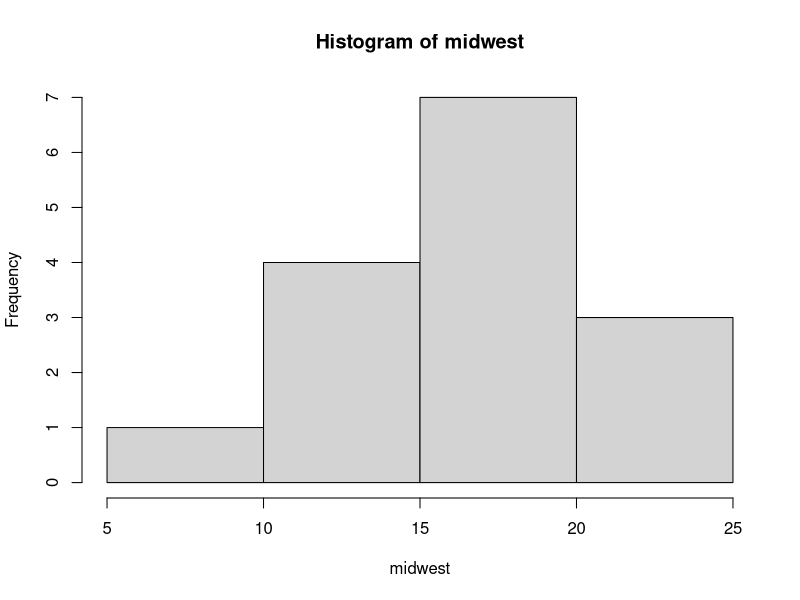
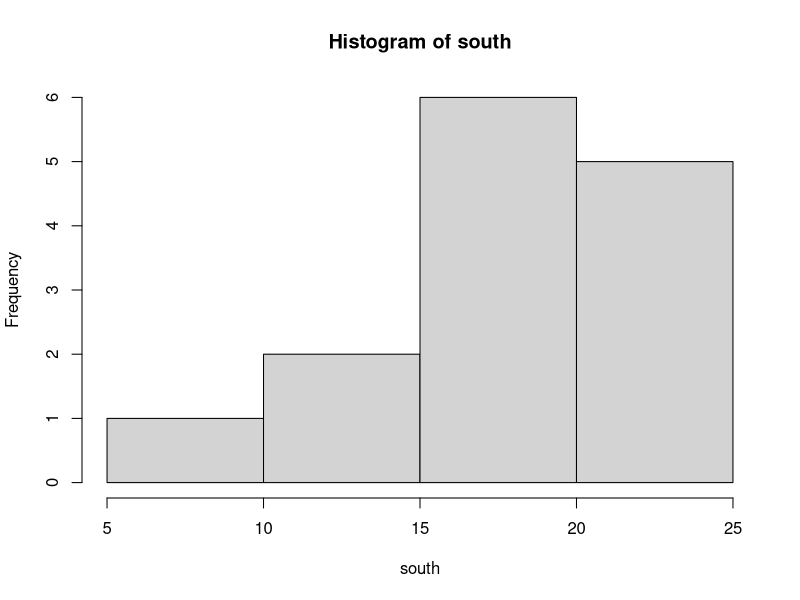
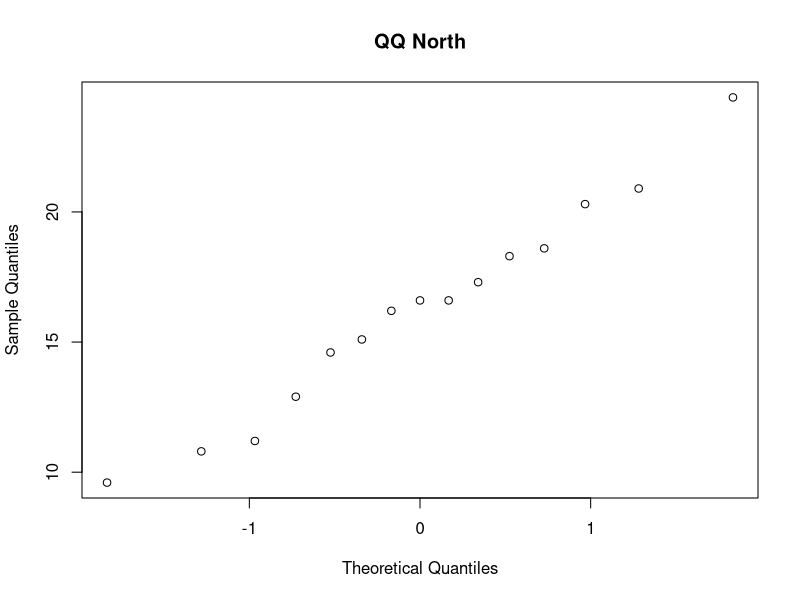
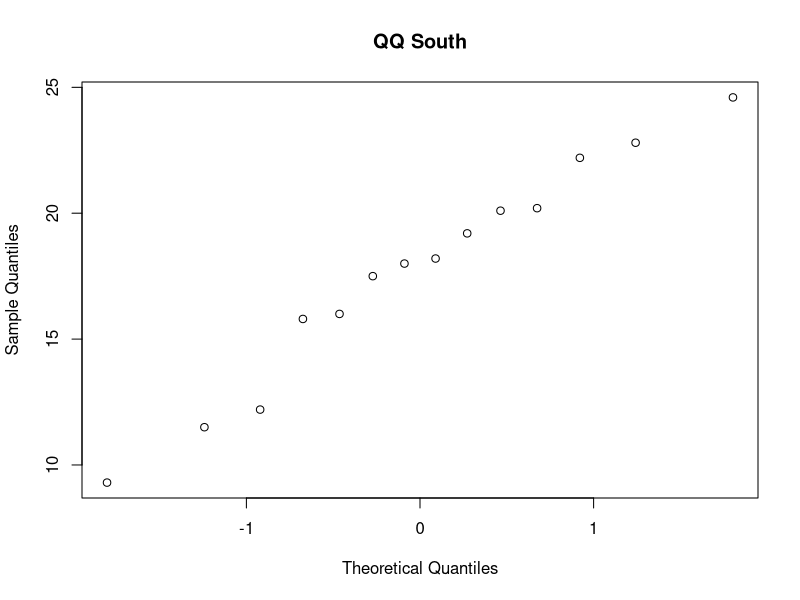
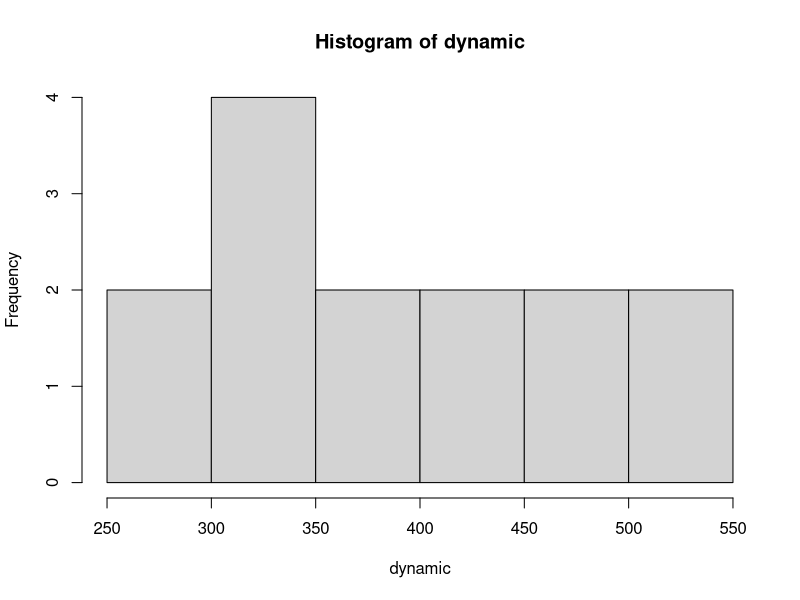
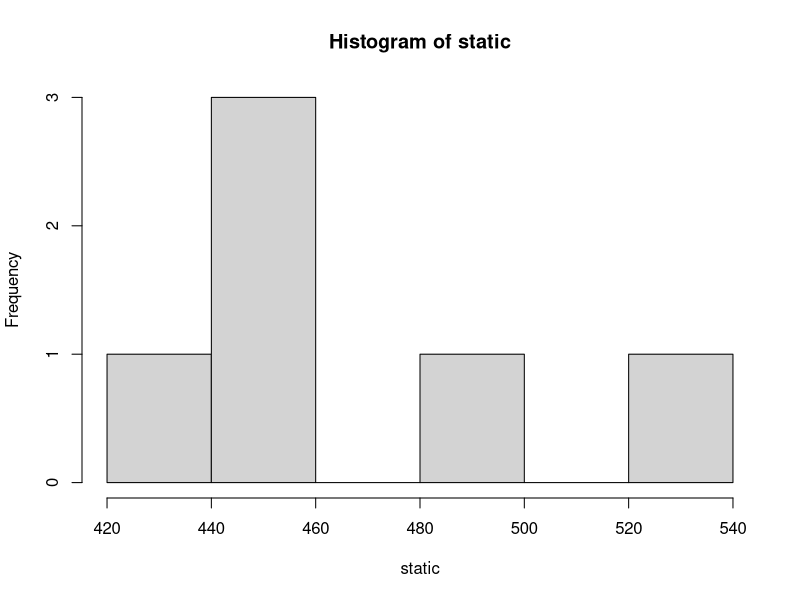
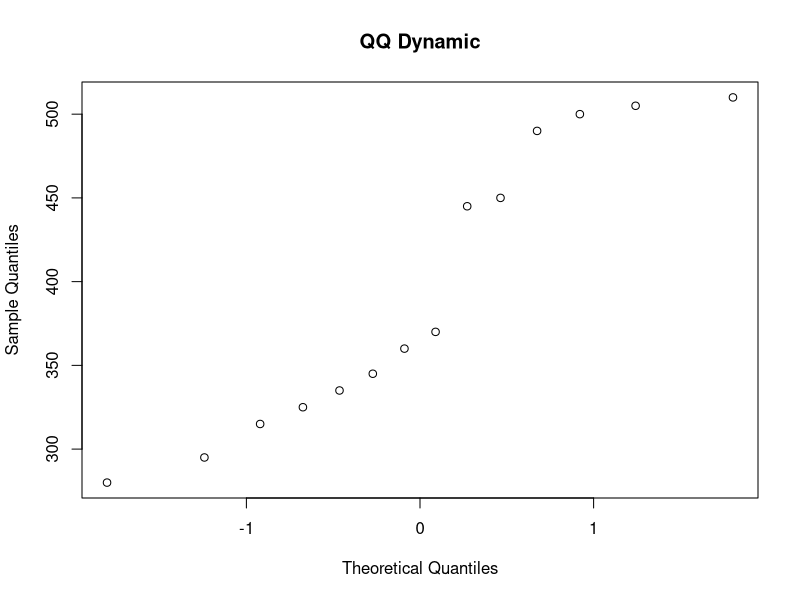
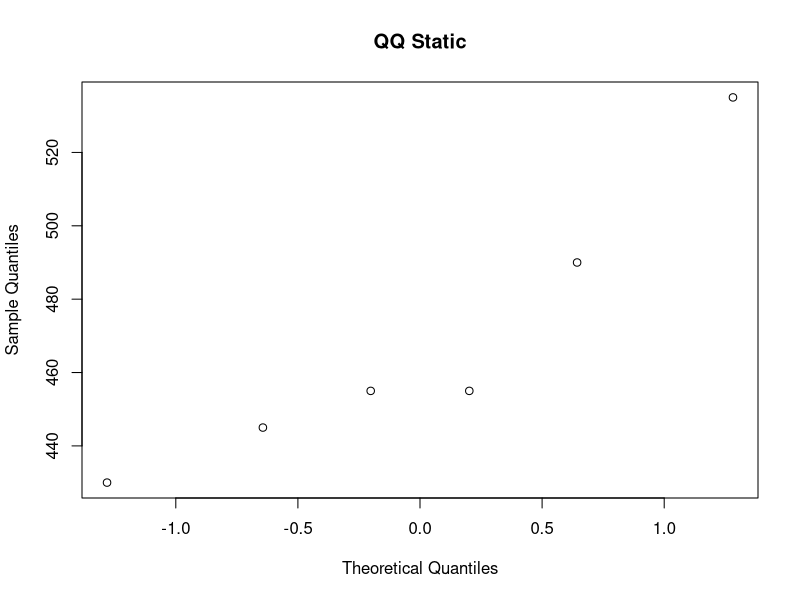

These charts were generated, in order, by the following R code:
## ---- chunk 1
knitr::opts_chunk$set(echo = TRUE)
options(scipen=999)
## ---- chunk 2
# Data for problem 1
n_am = 8
n_eu = 5
xbar_am = 220
xbar_eu = 204
svar_am = 21
svar_eu = 23
alpha = 0.1
## ---- chunk 3
sp = sqrt(((n_am - 1)*(svar_am) + (n_eu -1)*(svar_eu)) / (n_am + n_eu - 2)) # Pooled SD
t_obs = (xbar_am - xbar_eu) / (sp*sqrt((1/n_am) + (1/n_eu))) # t statistic
crit_t = abs(qt(alpha/2, n_am + n_eu - 2)) # t n1+n2-2,alpha/2

diff_obs = (t_obs) * (sp*sqrt((1/n_am) + (1/n_eu))) # Get the raw value of xbars
crit_diff = (crit_t) * (sp*sqrt((1/n_am) + (1/n_eu)))

cat(paste(" Pooled SD:", sp, "\n", "t observed:", t_obs, "\n", "Critical t:", crit_t, "\n", "Observed xbar difference:", diff_obs, "\n", "Critical xbar difference:", crit_diff))
## ---- chunk 4
pval = pt(q = t_obs, df = n_am + n_eu - 2, lower.tail = FALSE) # Calculate pvalue (one-sided, above)
print(pval)
## ---- chunk 5
tobs_welch = (xbar_am - xbar_eu - 0) / (sqrt((svar_am/n_am) + (svar_eu/n_eu)))
df_welch = (((svar_am/n_am)+(svar_eu/n_eu))^2) / (((svar_am/n_am)^2 / (n_am - 1)) + ((svar_eu/n_eu)^2 / (n_eu - 1)))
pval_welch = 1- pt(q = tobs_welch, df = df_welch)

cat(paste(" T observed:", tobs_welch, "\n", "P Value:", pval_welch))
## ---- chunk 6
# Data for problem 2
midwest = c(16.2,12.9,17.3,14.6,18.6,10.8,11.2,16.6,16.6,24.4,20.3,20.9,9.6,15.1,18.3)
south = c(22.2,19.2,9.3,24.6,20.2,15.8,18.0,12.2,20.1,16.0,17.5,18.2,22.8,11.5)
alpha = 0.1
## ---- chunk 7
# Plots
hist(midwest)
hist(south)
qqnorm(midwest, main = "QQ North")
qqnorm(south, main = "QQ South")

# Sample statistics
xbar_midwest = mean(midwest)
xbar_south = mean(south)
svar_midwest = var(midwest)
svar_south = var(south)
n_midwest = length(midwest)
n_south = length(south)
## ---- chunk 8
sp = sqrt(((n_midwest - 1)*(svar_midwest) + (n_south -1)*(svar_south)) / (n_midwest + n_south - 2)) # Pooled SD
tobs = (xbar_midwest - xbar_south - 0) / (sp*sqrt((1/n_midwest) + (1/n_south))) # t statistic
crit_t = abs(qt(alpha/2, n_midwest + n_south - 2)) # t n1+n2-2,alpha/2
pval = 2*pt(q = tobs, df = n_midwest + n_south - 2) # Calculate pvalue (two-sided)

cat(paste(" Pooled SD:", sp, "\n", "t observed:", tobs, "\n", "Critical t:", crit_t), "\n", "P value:", pval, "\n")
## ---- chunk 9
# Calculate confidence interval manually (uses data from part b)
l = (xbar_midwest - xbar_south) - (crit_t * sp * sqrt((1/n_midwest) + (1/n_south)))
u = (xbar_midwest - xbar_south) + (crit_t * sp * sqrt((1/n_midwest) + (1/n_south)))
cat(paste(" l:", l, "\n", "u", u))

# Calculate using R functions
t.test(midwest, south, var.equal = TRUE, mu = 0, alternative = "two.sided", conf.level = 0.9)
## ---- chunk 10
# Data for problem 3
dynamic = c(370,360,510,445,295,315,490,345,450,505,335,280,325,500)
static = c(430,445,455,455,490,535)
alpha = 0.05
## ---- chunk 11
# Plots
hist(dynamic)
hist(static)
qqnorm(dynamic, main = "QQ Dynamic")
qqnorm(static, main = "QQ Static")

# Sample statistics
xbar_dynamic = mean(dynamic)
xbar_static = mean(static)
svar_dynamic = var(dynamic)
svar_static = var(static)
n_dynamic = length(dynamic)
n_static = length(static)
## ---- chunk 12
# Use welch t test since unequal variances
tobs_welch = (xbar_dynamic - xbar_static - 0) / (sqrt((svar_dynamic/n_dynamic) + (svar_static/n_static)))
df_welch = (((svar_dynamic/n_dynamic)+(svar_static/n_static))^2) / (((svar_dynamic/n_dynamic)^2 / (n_dynamic - 1)) + ((svar_static/n_static)^2 / (n_static - 1)))
pval_welch = pt(q = tobs_welch, df = df_welch) # By default pt gets area under t value
 
cat(paste(" T observed:", tobs_welch, "\n", "P Value:", pval_welch))
## ---- chunk 13
# Statistics required for CI
alpha = 0.05
crit_t = abs(qt(alpha/2, df_welch)) # t n1+n2-2,alpha/2
multiplier = sqrt((svar_dynamic/n_dynamic) + (svar_static/n_static))

# Calculate confidence interval manually assuming no pooling (uses data from part b) (USING TWO SIDED AS PER https://piazza.com/class/jlld5abk9jz46m?cid=202)
l = (xbar_dynamic - xbar_static) - (crit_t * sqrt((svar_dynamic/n_dynamic) + (svar_static/n_static)))
u = (xbar_dynamic - xbar_static) + (crit_t * sqrt((svar_dynamic/n_dynamic) + (svar_static/n_static)))
cat(paste(" l:", l, "\n", "u", u))

# Calculate using R functions (USING TWO SIDED AS PER https://piazza.com/class/jlld5abk9jz46m?cid=202)
t.test(dynamic, static, var.equal = FALSE, mu = 0, alternative = "two.sided", conf.level = 0.95)
## ---- chunk 14
# Data for problem 4
a = c(23.1,21.4,31.6,34.5,21.9,36.0,30.2,33.1,39.5)
b = c(32.7,36.8,39.1,37.3,40.3,46.8,41.4,53.0,55.6,54.1,28.3)
alpha = 0.05
## ---- chunk 15
# Plots
hist(a)
hist(b)
qqnorm(a, main = "QQ a")
qqnorm(b, main = "QQ b")

# Sample statistics
xbar_a = mean(a)
xbar_b = mean(b)
svar_a = var(a)
svar_b = var(b)
n_a = length(a)
n_b = length(b)
## ---- chunk 16
# Bootstrap function
boottwo = function(dat1, dat2, nboot) {
  bootstat = numeric(nboot)
  obsdiff = mean(dat1) - mean(dat2)
  n1 = length(dat1)
  n2 = length(dat2)
  for(i in 1:nboot) {
    samp1 = sample(dat1, size = n1, replace = T)
    samp2 = sample(dat2, size = n2, replace = T)
    bootmean1 = mean(samp1)
    bootmean2 = mean(samp2)
    bootvar1 = var(samp1)
    bootvar2 = var(samp2)
    bootstat[i] = ((bootmean1 - bootmean2) - obsdiff)/sqrt((bootvar1/n1) + (bootvar2/n2))
}
  return(bootstat)
}
## ---- chunk 17
# Create distribution
set.seed(1)
boot = boottwo(a, b, 10000)
hist(boot)

# Perform test
t_obs = (xbar_a - xbar_b) / sqrt((svar_a / n_a)  + (svar_b / n_b))
m_high = sum(boot > t_obs)
pval = m_high/ 10000

cat(paste(" T observed:", t_obs, "\n", "P Value:", pval))
## ---- chunk 18
# Using R functions
t.test(a, b, var.equal=TRUE, alternative="two.sided")
t.test(a, b, var.equal=FALSE, alternative="two.sided")
